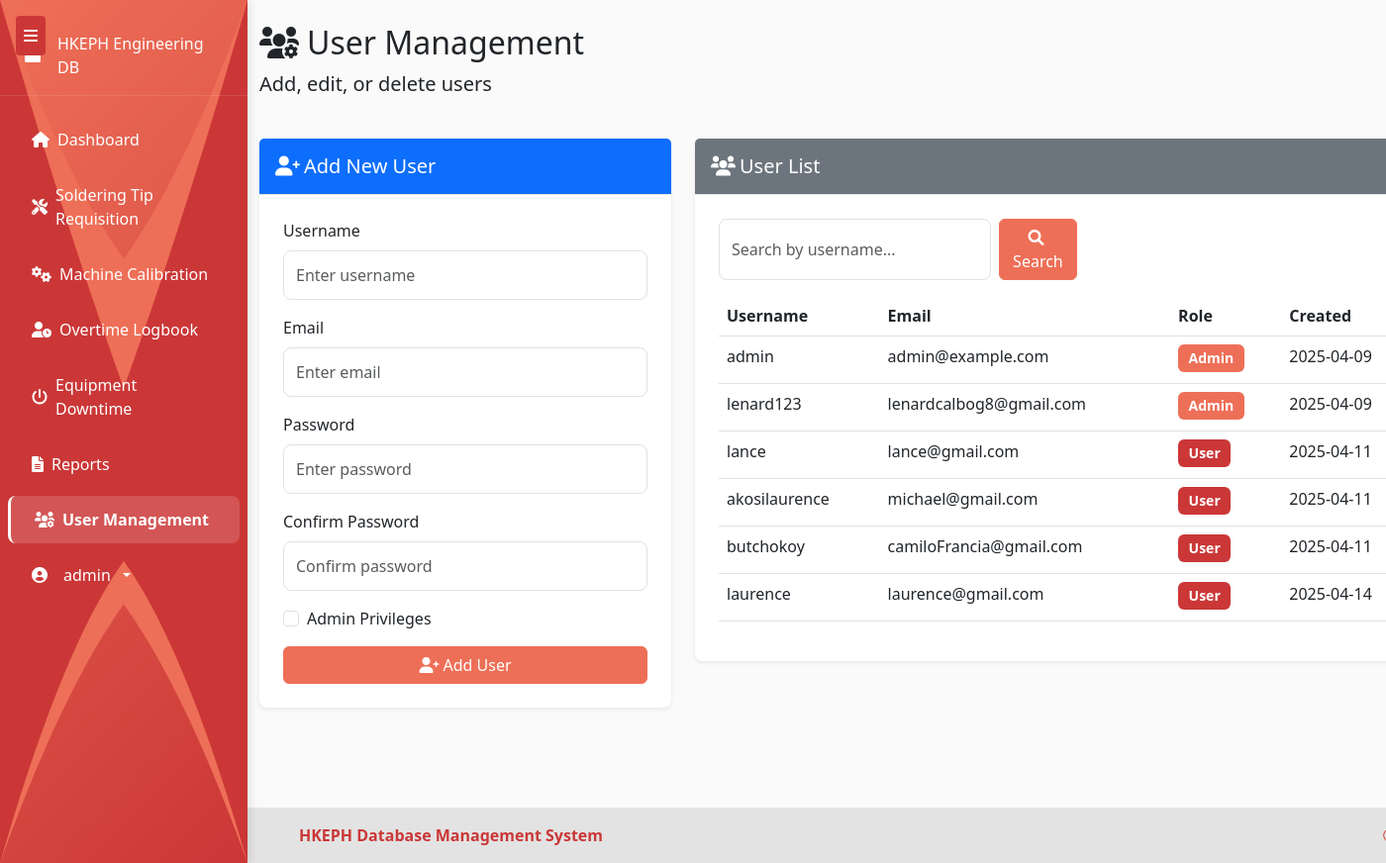
Page /users (signed in) on the earlier database version.
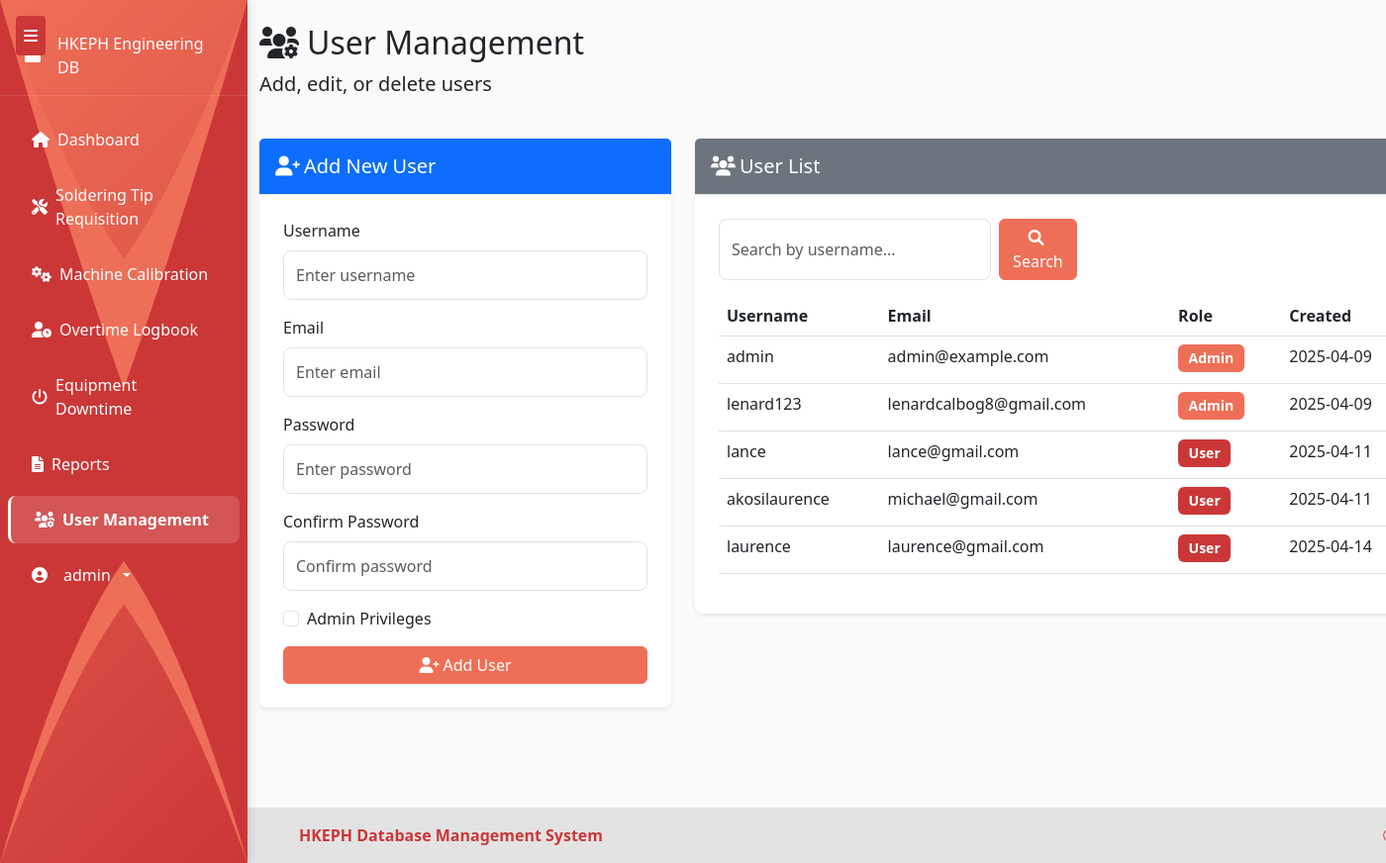
Same page on the later database version.
### models.py (models this page shows, shortened)
class User(UserMixin, db.Model):
    id = db.Column(db.Integer, primary_key=True)
    username = db.Column(db.String(64), unique=True, nullable=False)
    email = db.Column(db.String(120), unique=True, nullable=False)
    password_hash = db.Column(db.String(256), nullable=False)
    is_admin = db.Column(db.Boolean, default=False)
    date_created = db.Column(db.DateTime, default=datetime.utcnow)

### routes.py (the view)
@app.route('/users')
@login_required
def user_management():
    if not current_user.is_admin:
        flash('Access denied. Admin privileges required.', 'danger')
        return redirect(url_for('dashboard'))
    search_query = request.args.get('search', '')
    if search_query:
        users = User.query.filter(
            User.username.ilike(f'%{search_query}%')
        ).all()
    else:
        users = User.query.all()
    form = UserForm()
    return render_template('user_management.html', users=users, form=form, search_query=search_query)

### forms.py
class UserForm(FlaskForm):
    username = StringField('Username', validators=[DataRequired(), Length(min=3, max=64)])
    email = StringField('Email', validators=[DataRequired(), Email(), Length(max=120)])
    password = PasswordField('Password', validators=[Optional(), Length(min=6, max=64)])
    confirm_password = PasswordField('Confirm Password', validators=[
        Optional(),
        EqualTo('password', message='Passwords must match')
    ])
    is_admin = BooleanField('Admin Privileges')

### app.py (called while the page is built)
@login_manager.user_loader
def load_user(user_id):
    return User.query.get(int(user_id))

### templates/user_management.html (shortened to what this page needs)
{% extends 'base.html' %}
{% block content %}
<div class="row mb-4">
    <div class="col">
        <h2><i class="fas fa-users-cog me-2"></i>User Management</h2>
        <p class="lead">Add, edit, or delete users</p>
    </div>
</div>
<div class="row mb-4">
    <div class="col-md-4">
        <div class="card">
            <div class="card-header bg-primary text-white">
                <h5 class="mb-0">
                    {% if edit_user %}
                    <i class="fas fa-user-edit me-1"></i>Edit User
                    {% else %}
                    <i class="fas fa-user-plus me-1"></i>Add New User
                    {% endif %}
                </h5>
            </div>
            <div class="card-body">
                {% if edit_user %}
                <form method="POST" action="{{ url_for('edit_user', user_id=edit_user.id) }}">
                {% else %}
                <form method="POST" action="{{ url_for('add_user') }}">
                {% endif %}
                    <div class="mb-3">
                        <label for="username" class="form-label">Username</label>
                        {{ form.username(class="form-control", placeholder="Enter username") }}
                    </div>
                    <div class="mb-3">
                        <label for="email" class="form-label">Email</label>
                        {{ form.email(class="form-control", placeholder="Enter email") }}
                    </div>
                    <div class="mb-3">
                        <label for="password" class="form-label">
                            Password
                        </label>
                        {{ form.password(class="form-control", placeholder="Enter password") }}
                    </div>
                    <div class="mb-3">
                        <label for="confirm_password" class="form-label">Confirm Password</label>
                        {{ form.confirm_password(class="form-control", placeholder="Confirm password") }}
                    </div>
                    <div class="mb-3 form-check">
                        {{ form.is_admin(class="form-check-input") }}
                        <label class="form-check-label" for="is_admin">Admin Privileges</label>
                    </div>
                    <div class="d-grid gap-2">
                        {% if edit_user %}
                        <button type="submit" class="btn btn-primary">
                            <i class="fas fa-save me-1"></i>Update User
                        </button>
                        <a href="{{ url_for('user_management') }}" class="btn btn-secondary">
                            <i class="fas fa-times me-1"></i>Cancel
                        </a>
                        {% else %}
                        <button type="submit" class="btn btn-primary">
                            <i class="fas fa-user-plus me-1"></i>Add User
                        </button>
                        {% endif %}
                    </div>
                </form>
            </div>
        </div>
    </div>
    <div class="col-md-8">
        <div class="card">
            <div class="card-header bg-secondary text-white">
                <h5 class="mb-0"><i class="fas fa-users me-1"></i>User List</h5>
            </div>
            <div class="card-body">
                <div class="d-flex justify-content-between align-items-center mb-3">
                    <form class="d-flex" method="GET" action="{{ url_for('user_management') }}">
                        <input type="text" class="form-control me-2" name="search" placeholder="Search by username..." value="{{ search_query if search_query else '' }}">
                        <button class="btn btn-primary" type="submit">
                            <i class="fas fa-search me-1"></i>Search
                        </button>
                    </form>
                </div>
                <div class="table-responsive">
                    <table class="table table-hover">
                        <thead>
                            <tr>
                                <th>Username</th>
                                <th>Email</th>
                                <th>Role</th>
                                <th>Created</th>
                            </tr>
                        </thead>
                        <tbody>
                            {% for user in users %}
                            <tr>
                                <td>{{ user.username }}</td>
                                <td>{{ user.email }}</td>
                                <td>
                                    {% if user.is_admin %}
                                    <span class="badge bg-primary">Admin</span>
                                    {% else %}
                                    <span class="badge bg-secondary">User</span>
                                    {% endif %}
                                </td>
                                <td>{{ user.date_created.strftime('%Y-%m-%d') }}</td>
                            </tr>
                            {% endfor %}
                        </tbody>
                    </table>
                </div>
            </div>
        </div>
    </div>
</div>
{% endblock %}

### templates/base.html (shortened to what this page needs)
<!DOCTYPE html>
<html lang="en" data-bs-theme="light">
<head>
    <link href="https://cdn.jsdelivr.net/npm/bootstrap@5.3.0/dist/css/bootstrap.min.css" rel="stylesheet">
    <link rel="stylesheet" href="https://cdnjs.cloudflare.com/ajax/libs/font-awesome/6.0.0/css/all.min.css">
    <link rel="stylesheet" type="text/css" href="https://cdn.jsdelivr.net/npm/daterangepicker/daterangepicker.css" />
    <link rel="stylesheet" href="{{ url_for('static', filename='css/style.css') }}">
</head>
<body>
    <button class="sidebar-toggle" type="button" id="sidebarToggle">
        <i class="fas fa-bars"></i>
    </button>
    <nav class="sidebar collapse d-lg-block" id="sidebar">
        <svg class="sidebar-wave" viewBox="0 0 100 100" preserveAspectRatio="none">
            <path d="M0 0 L0 100 Q25 80 50 70 Q75 80 100 100 L100 0 Q75 20 50 30 Q25 20 0 0 Z" fill="var(--accent-primary)"/>
            <path d="M0 0 L0 100 Q25 75 50 65 Q75 75 100 100 L100 0 Q75 25 50 45 Q25 25 0 0 Z" fill="var(--accent-secondary)"/>
        </svg>
        <div class="sidebar-brand">
            <a href="{{ url_for('dashboard') }}">
                <i class="fas fa-industry me-2"></i>HKEPH Engineering DB
            </a>
        </div>
        {% if current_user.is_authenticated %}
        <ul class="sidebar-nav nav flex-column">
            <li class="nav-item">
                <a class="nav-link {% if request.path == url_for('dashboard') %}active fw-bold{% endif %}" href="{{ url_for('dashboard') }}">
                    <i class="fas fa-home"></i>
                    <span>Dashboard</span>
                </a>
            </li>
            <li class="nav-item">
                <a class="nav-link {% if request.path == url_for('soldering_tips') %}active fw-bold{% endif %}" href="{{ url_for('soldering_tips') }}">
                    <i class="fas fa-tools"></i>
                    <span>Soldering Tip Requisition</span>
                </a>
            </li>
            <li class="nav-item">
                <a class="nav-link {% if request.path == url_for('machine_calibrations') %}active fw-bold{% endif %}" href="{{ url_for('machine_calibrations') }}">
                    <i class="fas fa-cogs"></i>
                    <span>Machine Calibration</span>
                </a>
            </li>
            <li class="nav-item">
                <a class="nav-link {% if request.path == url_for('overtime_logbook') %}active fw-bold{% endif %}" href="{{ url_for('overtime_logbook') }}">
                    <i class="fas fa-user-clock"></i>
                    <span>Overtime Logbook</span>
                </a>
            </li>
            <li class="nav-item">
                <a class="nav-link {% if request.path == url_for('equipment_downtime') %}active fw-bold{% endif %}" href="{{ url_for('equipment_downtime') }}">
                    <i class="fas fa-power-off"></i>
                    <span>Equipment Downtime</span>
                </a>
            </li>
            <li class="nav-item">
                <a class="nav-link {% if request.path == url_for('reports') %}active fw-bold{% endif %}" href="{{ url_for('reports') }}">
                    <i class="fas fa-file-alt"></i>
                    <span>Reports</span>
                </a>
            </li>
            {% if current_user.is_admin %}
            <li class="nav-item">
                <a class="nav-link {% if request.path == url_for('user_management') %}active fw-bold{% endif %}" href="{{ url_for('user_management') }}">
                    <i class="fas fa-users-cog"></i>
                    <span>User Management</span>
                </a>
            </li>
            {% endif %}
            <li class="nav-item mt-auto">
                <div class="dropdown">
                    <a class="nav-link dropdown-toggle" href="#" id="sidebarDropdown" role="button" data-bs-toggle="dropdown" aria-expanded="false">
                        <i class="fas fa-user-circle me-2"></i>
                        <span>{{ current_user.username }}</span>
                    </a>
                </div>
            </li>
        </ul>
        {% endif %}
    </nav>
        <main class="container main-content mt-4 mb-5">
            {% block content %}{% endblock %}
        </main>
        <footer style="background-color: var(--light-secondary); color: var(--accent-secondary); position: fixed; bottom: 0; width: 100%; padding: 1rem 0; z-index: 1020;">
            <div class="container">
                <div class="row align-items-center">
                    <div class="col-md-6 text-center text-md-start">
                        <strong>HKEPH Database Management System</strong>
                    </div>
                    <div class="col-md-6 text-center text-md-end">
                        <p class="mb-0">&copy; 2023 All Rights Reserved</p>
                    </div>
                </div>
            </div>
        </footer>
    </body>
    </html>

### static/css/style.css (style rules this page uses)
:root { --light-bg: #FAFAFA; --light-secondary: #E3E3E3; --accent-primary: #EE6F57; --accent-secondary: #CB3737; }
body { padding-bottom: 20px; background-image: url('/static/images/MachineBG.png'); background-size: cover; background-repeat: no-repeat; background-position: center center; min-height: 100vh; }
.card { border: none; box-shadow: 0 0.125rem 0.25rem rgba(0, 0, 0, 0.075); transition: all 0.3s ease; }
.card-header { border-bottom: none; }
.table th { font-weight: 600; border-top: none; }
.btn-primary { background-color: var(--accent-primary); border-color: var(--accent-primary); }
.badge.bg-primary { background-color: var(--accent-primary) !important; }
.badge.bg-secondary { background-color: var(--accent-secondary) !important; }

### templates/base.html (style rules this page uses)
:root { --accent-primary: #EE6F57; --accent-primary-dark: #CB3737; --accent-secondary: #CB3737; --accent-secondary-dark: #A32929; --light-secondary: #E3E3E3; --sidebar-width: 250px; }
.sidebar { width: var(--sidebar-width); min-height: 100vh; transition: all 0.3s ease; background: linear-gradient(135deg, var(--accent-primary), var(--accent-secondary)); overflow: hidden; z-index: 1; position: relative; }
.sidebar::before { content: ''; position: absolute; top: 0; left: 0; right: 0; bottom: 0; background: linear-gradient(135deg, var(--accent-primary), var(--accent-secondary)); z-index: -1; pointer-events: none; }
.sidebar-wave { position: absolute; top: 0; left: 0; width: 100%; height: 100%; fill: var(--accent-secondary); z-index: -1; }
.form-control { border-radius: 0.5rem; padding: 0.75rem; }
.card { border-radius: 0.5rem; box-shadow: 0 0.125rem 0.25rem rgba(0, 0, 0, 0.075); }
.card-header { padding: 1rem; border-bottom: 1px solid var(--light-secondary); }
.card-body { padding: 1.5rem; }
.badge { padding: 0.5em 0.75em; font-size: 0.875rem; }
body { background-color: var(--light-bg); min-height: 100vh; margin: 0; position: relative; padding-bottom: 80px; transition: padding-left 0.3s ease; }
main { min-height: calc(100vh - 80px); transition: margin-left 0.3s ease; }
.sidebar { position: fixed; top: 0; left: 0; bottom: 0; z-index: 1030; transition: all 0.3s ease; box-shadow: 2px 0 10px rgba(0, 0, 0, 0.1); background-color: var(--accent-secondary) !important; overflow-y: auto; padding: 1rem 0; }
.sidebar ~ main { margin-left: 250px; }
.sidebar ~ footer { left: 250px; }
.sidebar-nav .nav-link { display: flex; align-items: center; gap: 0.5rem; transition: all 0.3s ease; position: relative; padding: 0.75rem 1.5rem; margin: 0.25rem 0.5rem; border-radius: 0.5rem; color: white !important; }
.sidebar-nav .nav-link.active { background-color: rgba(255, 255, 255, 0.15) !important; border-left: 3px solid white; }
.sidebar-brand { padding: 1rem 1.5rem; margin-bottom: 1rem; border-bottom: 1px solid rgba(255, 255, 255, 0.1); }
.sidebar-brand a { color: white; text-decoration: none; display: flex; align-items: center; gap: 0.5rem; }
.sidebar-toggle { position: fixed; top: 1rem; left: 1rem; z-index: 1031; background-color: var(--accent-secondary); color: white; border: none; padding: 0.5rem; border-radius: 0.25rem; cursor: pointer; transition: transform 0.3s ease; }
.sidebar-toggle i { transition: transform 0.3s ease; }
footer { background-color: var(--light-secondary); color: var(--accent-secondary); position: fixed; bottom: 0; width: 100%; padding: 1rem 0; z-index: 1020; transition: left 0.3s ease; }

Differences in the rows shown:
removed User: username "butchokoy", email "camiloFrancia@gmail.com", is_admin "User", date_created "2025-04-11"
